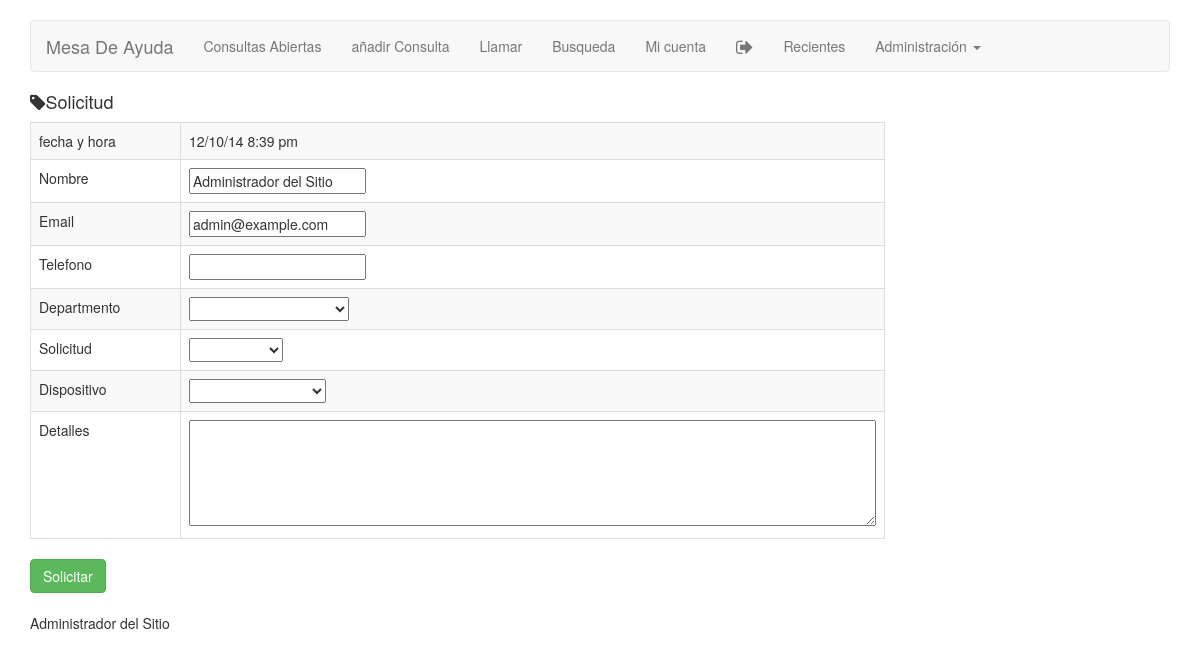
The page /fhd_user_call_add.php (signed in) on the database its author committed.
### tables this page shows
CREATE TABLE IF NOT EXISTS `site_users` (
  `user_id` int(11) NOT NULL AUTO_INCREMENT,
  `user_login` varchar(30) NOT NULL,
  `user_password` varchar(225) DEFAULT NULL,
  `user_name` varchar(200) NOT NULL,
  `user_address` varchar(200) NOT NULL,
  `user_city` varchar(100) NOT NULL,
  `user_state` char(3) NOT NULL,
  `user_zip` varchar(20) NOT NULL,
  `user_country` char(3) NOT NULL,
  `user_phone` varchar(39) NOT NULL,
  `user_email` varchar(200) NOT NULL,
  `user_email2` varchar(200) NOT NULL,
  `user_im_aol` varchar(100) NOT NULL,
  `user_im_icq` varchar(100) NOT NULL,
  `user_im_msn` varchar(100) NOT NULL,
  `user_im_yahoo` varchar(100) NOT NULL,
  `user_im_other` varchar(200) NOT NULL,
  `user_status` int(1) NOT NULL DEFAULT '0',
  `user_level` int(1) NOT NULL DEFAULT '0',
  `user_pending` int(11) NOT NULL DEFAULT '0',
  `user_date` int(11) NOT NULL DEFAULT '0',
  `last_login` int(11) NOT NULL DEFAULT '0',
  `last_ip` varchar(20) NOT NULL,
  `user_msg_send` int(1) NOT NULL DEFAULT '0',
  `user_msg_subject` varchar(200) NOT NULL,
  `user_protect_delete` int(1) DEFAULT '0',
  `user_protect_edit` int(11) NOT NULL DEFAULT '0',
  PRIMARY KEY (`user_id`),
  KEY `user_pending` (`user_pending`),
  KEY `user_level` (`user_level`),
  KEY `user_status` (`user_status`),
  KEY `user_protect_edit` (`user_protect_edit`),
  KEY `user_msg_send` (`user_msg_send`)
);

### includes/ez_sql_core.php (called while the page is built, shortened)
<?php
	class ezSQLcore
	{
		var $show_errors      = true;
		var $timers           = array();
		function get_host_port( $host, $default = false )
		{
			$port = $default;
			return array( $host, $port );
		}
		function flush()
		{
			$this->last_result = null;
		}
		function get_row($query=null,$output=OBJECT,$y=0)
		{
			if ( $query )
			{
				$this->query($query);
			}
			if ( $output == OBJECT )
			{
				return $this->last_result[$y]?$this->last_result[$y]:null;
			}
			elseif ( $output == ARRAY_A )
			{
				return $this->last_result[$y]?get_object_vars($this->last_result[$y]):null;
			}
			elseif ( $output == ARRAY_N )
			{
				return $this->last_result[$y]?array_values(get_object_vars($this->last_result[$y])):null;
			}
			else
			{
				$this->show_errors ? trigger_error(" \$db->get_row(string query, output type, int offset) -- Output type must be one of: OBJECT, ARRAY_A, ARRAY_N",E_USER_WARNING) : null;
			}
		}
		function get_results($query=null, $output = OBJECT)
		{
			if ( $query )
			{
				$this->query($query);
			}
			if ( $output == OBJECT )
			{
				return $this->last_result;
			}
		}
		function timer_get_cur()
		{
			list($usec, $sec) = explode(" ",microtime());
			return ((float)$usec + (float)$sec);
		}
		function timer_start($timer_name)
		{
			$this->timers[$timer_name] = $this->timer_get_cur();
		}
		function timer_elapsed($timer_name)
		{
			return round($this->timer_get_cur() - $this->timers[$timer_name],2);
		}
	}

### includes/checksession.php (called while the page is built, shortened)
<?php
if(isset($_SESSION['user_id'])){
	$user_id = $_SESSION['user_id'];
	}
	else{
	echo "<script>document.location.href='/?e=1'</script>";
	exit;
	}
?>

### includes/ez_sql_mysqli.php (called while the page is built, shortened)
<?php
	$ezsql_mysqli_str = array
	(
		1 => 'Require $dbuser and $dbpassword to connect to a database server',
		2 => 'Error establishing mySQLi database connection. Correct user/password? Correct hostname? Database server running?',
		3 => 'Require $dbname to select a database',
		4 => 'mySQLi database connection is not active',
		5 => 'Unexpected error while trying to select database'
	);
	class ezSQL_mysqli extends ezSQLcore
	{
		function connect($dbuser='', $dbpassword='', $dbhost='localhost', $dbport=false)
		{
			global $ezsql_mysqli_str; $return_val = false;
			if ( ! $dbuser )
			{
				$this->register_error($ezsql_mysqli_str[1].' in '.__FILE__.' on line '.__LINE__);
				$this->show_errors ? trigger_error($ezsql_mysqli_str[1],E_USER_WARNING) : null;
			}
			else if ( ! $this->dbh = new mysqli($dbhost,$dbuser,$dbpassword, '', $dbport) )
			{
				$this->register_error($ezsql_mysqli_str[2].' in '.__FILE__.' on line '.__LINE__);
				$this->show_errors ? trigger_error($ezsql_mysqli_str[2],E_USER_WARNING) : null;
			}
			else
			{
				$return_val = true;
			}
			return $return_val;
		}
		function query($query)
		{
			$return_val = 0;
			$query = trim($query);
			$this->result = @$this->dbh->query($query);
			$is_insert = false;
			if ( preg_match("/^(insert|delete|update|replace|truncate|drop|create|alter|begin|commit|rollback|set)/i",$query) )
			{
				$this->rows_affected = @$this->dbh->affected_rows;
				if ( preg_match("/^(insert|replace)\s+/i",$query) )
				{
					$this->insert_id = @$this->dbh->insert_id;
				}
				$return_val = $this->rows_affected;
			}
			else
			{
				$i=0;
				$num_rows=0;
				while ( $row = @$this->result->fetch_object() )
				{
					$num_rows++;
				}
				$this->num_rows = $num_rows;
				$return_val = $this->num_rows;
			}
			return $return_val;
		}
	}

### fhd_user_call_add.php (the view, shortened to what this page needs)
<?php
include("includes/checksession.php");
?>
<!DOCTYPE html>
<html lang="en">
<head>
<?php
include("includes/header.php");
include("includes/all-nav.php");
include("includes/functions.php");
include("includes/ez_sql_core.php");
include("includes/ez_sql_mysqli.php");
$db = new ezSQL_mysqli(db_user,db_password,db_name,db_host);
$myquery = "SELECT user_name,user_phone,user_email from site_users WHERE (user_id = $user_id) limit 1;";
$user_info = $db->get_row($myquery);
?>
<h4><i class='fa fa-tag'></i>Solicitud</h4>
<form action="fhd_user_call_add.php" method="post" enctype="multipart/form-data" class="form-horizontal">
<table class="<?php echo $table_style_2;?>" style='width:75%;'>
	<tr><td style="width: 150px;">fecha y hora </td>
	<td><?php echo date('n/j/y g:i a');?></td></tr>
	<tr><td>Nombre</td>
	<td><input type="text" name="call_first_name" id="call_first_name" value="<?php echo $user_info->user_name;?>" required></td></tr>
	<tr><td>Email</td>
	<td><input type="text" name="call_email" id="call_email" value="<?php echo $user_info->user_email;?>" required></td></tr>
	<tr><td>Telefono</td>
	<td><input type="text" name="call_phone" class="input-medium" value="<?php echo $user_info->user_phone;?>"></td></tr>
	<tr><td>Departmento</td><td><select name='call_department'>
	<option></option>
	<?php $call_dept = $db->get_results("select type_id,type_name from site_types where type=1 order by type_name;");
foreach ($call_dept as $dept )
{?>
	<option value='<?php echo $dept->type_id;?>'><?php echo $dept->type_name;?></option>
<?php } ?>
	</select></td></tr>
	<tr><td>Solicitud</td><td><select name='call_request'>
	<option></option>
	<?php $request_name = $db->get_results("select type_id,type_name from site_types where type=2 order by type_name;");
foreach ($request_name as $request )
{?>
	<option value='<?php echo $request->type_id;?>'><?php echo $request->type_name;?></option>
<?php } ?>
	</select></td></tr>
	<tr><td>Dispositivo</td><td><select name='call_device'>
	<option></option>
	<?php $device_name = $db->get_results("select type_id,type_name from site_types where type=3 order by type_name;");
foreach ($device_name as $device )
{?>
	<option value='<?php echo $device->type_id;?>'><?php echo $device->type_name;?></option>
<?php } ?>
	</select></td></tr>
	<tr><td valign="top">Detalles</td><td><textarea rows="5" name="call_details" id="call_details" style="width: 100%" required></textarea></td></tr>
</table>
<input type="submit" value="Solicitar" class="btn btn-primary btn-large btn-success">
</form>
<br>
<?php
if(isset($_SESSION['user_name'])){
	echo "" . $_SESSION['user_name'] . "";
}
include("includes/footer.php");

### css/navbar.css (style rules this page uses)
body { padding-top: 20px; padding-bottom: 20px; }

### rows shown on the page
site_users: call_first_name "Administrador del Sitio", call_email "admin@example.com"

### other values the page prints
$_SESSION['user_name'] "Administrador del Sitio"
